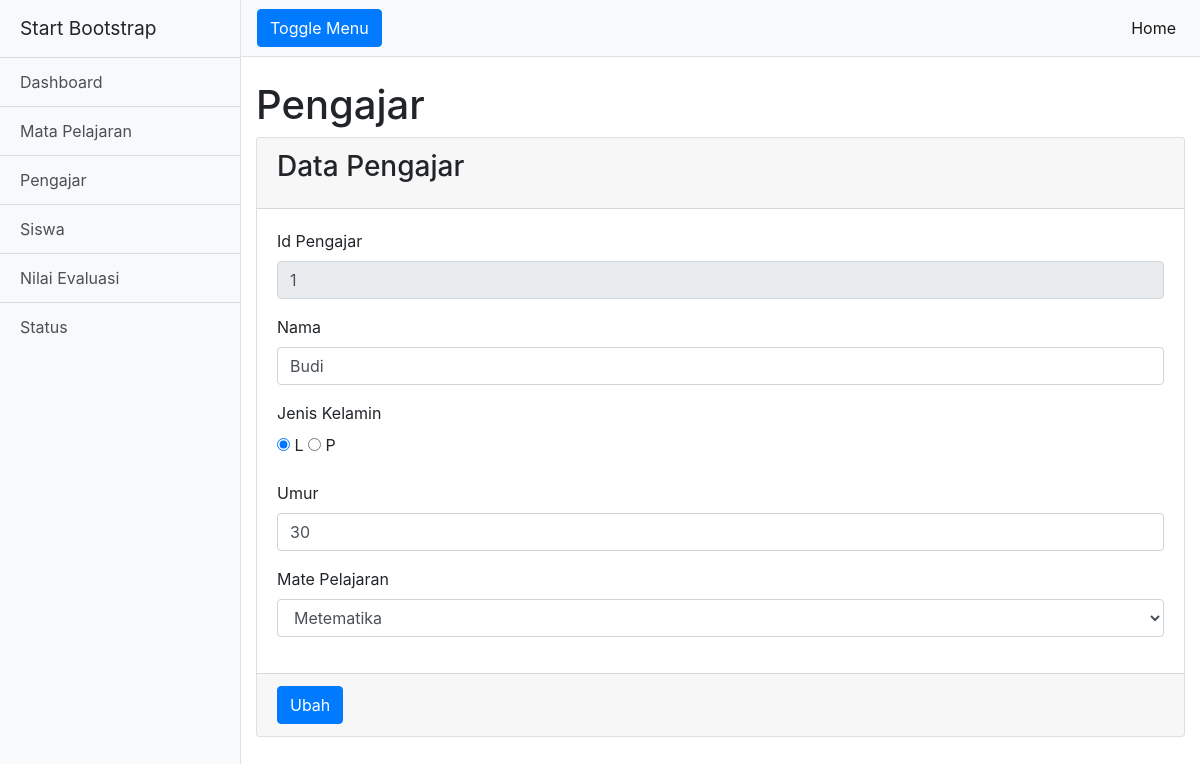
Screenshot of /index.php/pengajar/update/1 with the database file from the repository.
### tables this page shows
CREATE TABLE `pengajar` (
  `id_pengajar` mediumint(8) UNSIGNED NOT NULL,
  `nama_pengajar` tinytext NOT NULL,
  `jenis_kelamin` enum('L','P') NOT NULL,
  `umur` int(16) UNSIGNED NOT NULL,
  `id_mapel` mediumint(8) UNSIGNED NOT NULL
);

### application/controllers/Pengajar.php (called while the page is built, shortened)
<?php
class Pengajar extends CI_Controller
{
    public $model = NULL;
    public function __construct(){
        $this->load->model('Pengajar_model');
        $this->model = $this->Pengajar_model;
    }
    public function update($id){
        if (isset($_POST['pengajar_submit'])){
            $this->model->id_pengajar = $_POST['id'];
            $this->model->nama_pengajar = $_POST['nama'];
            $this->model->jenis_kelamin = $_POST['jenis_kelamin'];
            $this->model->umur = $_POST['umur'];
            $this->model->id_mapel = $_POST['mapel'];
            $this->model->update();
            redirect('pengajar');
        }else{
            $row = $this->model->select($id);
            $mapel_rows = $this->model->readmapel();
            $this->model->id_pengajar = $row->id_pengajar;
            $this->model->nama_pengajar =$row->nama_pengajar;
            $this->model->jenis_kelamin = $row->jenis_kelamin;
            $this->model->umur = $row->umur;
            $this->model->id_mapel = $row->id_mapel;
            $this->load->view('pengajar_update_view.php', ['model'=>$this->model, 'mapel_rows'=>$mapel_rows]);
        }
    }
}

### index.php (called while the page is built, shortened)
<?php
require_once BASEPATH.'core/CodeIgniter.php';

### application/models/Pengajar_model.php (called while the page is built, shortened)
<?php
class Pengajar_model extends CI_Model
{
    public function readmapel(){
        $sql = "SELECT * FROM mapel ORDER BY id_mapel";
        $query = $this->db->query($sql);
        return $query->result();
    }
    public function select($id){
        $query = $this->db->query("SELECT * FROM pengajar WHERE id_pengajar='$id'");
        return $query->row();
    }
}

### application/views/pengajar_update_view.php (the view, shortened to what this page needs)
<!DOCTYPE html>
<html lang="en">
<body>
  <div class="d-flex" id="wrapper">
    <div id="page-content-wrapper">
      <nav class="navbar navbar-expand-lg navbar-light bg-light border-bottom">
        <button class="btn btn-primary" id="menu-toggle">Toggle Menu</button>
        <div class="collapse navbar-collapse" id="navbarSupportedContent">
          <ul class="navbar-nav ml-auto mt-2 mt-lg-0">
            <li class="nav-item active">
              <a class="nav-link" href="<?php base_url('/'); ?>">Home <span class="sr-only">(current)</span></a>
            </li>
          </ul>
        </div>
      </nav>
      <div class="container-fluid">
        <h1 class="mt-4">Pengajar</h1>
        <form action="#" method="post">
        <div class="card">
              <div class="card-header">
                <h3 class="card-title">Data Pengajar</h3>
              </div>
              <div class="card-body">
                  <div class="form-group">
                    <label>Id Pengajar</label>
                    <input type="text" class="form-control" name="id" readonly value="<?php echo $model->id_pengajar ?>">
                  </div>
                  <div class="form-group">
                    <label>Nama</label>
                    <input type="text" class="form-control" name="nama" value="<?php echo $model->nama_pengajar ?>">
                  </div>
                  <div class="form-group">
                    <label>Jenis Kelamin</label><br>
                    <?php if ($model->jenis_kelamin == "L"){
                        ?>
                        <input type="radio" id="age1" name="jenis_kelamin" value="L" checked="true">
                        <label for="age1">L</label>
                        <input type="radio" id="age2" name="jenis_kelamin" value="P">
                        <label for="age2">P</label>
                    <?php }
                    ?>
                  </div>
                  <div class="form-group">
                    <label>Umur</label>
                    <input type="text" class="form-control" name="umur" value="<?php echo $model->umur ?>">
                  </div>
                  <div class="form-group">
                    <label>Mate Pelajaran</label>
                    <select name="mapel" class="form-control">
                      <?php foreach ($mapel_rows as $row) {
                          if ($row->id_mapel == $model->id_mapel){
                              ?>
                        <option value="<?php echo $row->id_mapel; ?>" selected><?php echo $row->nama_mapel; ?></option>
                        <?php
                          } else {
                        ?>
                      <option value="<?php echo $row->id_mapel; ?>"><?php echo $row->nama_mapel; ?></option>
                      <?php
                        }
                      }
                      ?>
                    </select>
                  </div>
                </div>
                <div class="card-footer">
                  <button type="submit" name="pengajar_submit" class="btn btn-primary">Ubah</button>
                </div>
            </div>
            </form>
      </div>
    </div>
  </div>
</body>
</html>

### css/simple-sidebar.css (style rules this page uses)
body { overflow-x: hidden; }
#page-content-wrapper { min-width: 100vw; }
@media (min-width: 768px) { #page-content-wrapper { min-width: 0; width: 100%; } }

### rows the page displays
pengajar: id "1", nama "Budi", umur "30"

### other values shown
form field mapel "Metematika"
